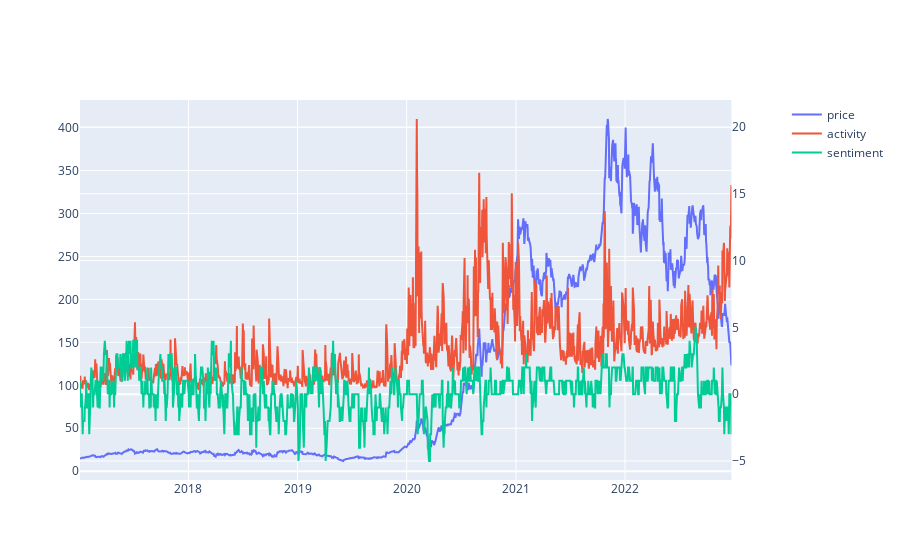

Notebook cell for this chart:
### Code cell
stock = combined[combined['ticker'] == 'TSLA'].copy()
stock = stock.sort_values(by='date')

# Create figure with secondary y-axis
fig = make_subplots(specs=[[{"secondary_y": True}]])

fig.add_trace(
    go.Scatter(x=stock['date'], y=stock['closeadj'], name="price"),
    secondary_y=False,
)

fig.add_trace(
    go.Scatter(x=stock['date'], y=stock['rtat_activity']*100, name="activity"),
    secondary_y=True,
)

fig.add_trace(
    go.Scatter(x=stock['date'], y=stock['rtat_sentiment'], name="sentiment"),
    secondary_y=True,
)
fig.show()

### Figure 1 — Plotly figure (JSON) as saved in the notebook; plotly's stock layout.template omitted (floating-point values rounded to 4 significant figures; data arrays with more than 128 entries replaced by an {"elided": "..."} marker saying what was removed)
{"data": [{"name": "price", "type": "scatter", "x": {"elided": "1506 str values"}, "xaxis": "x", "y": {"elided": "1506 float values"}, "yaxis": "y"}, {"name": "activity", "type": "scatter", "x": {"elided": "1506 str values"}, "xaxis": "x", "y": {"elided": "1506 float values"}, "yaxis": "y2"}, {"name": "sentiment", "type": "scatter", "x": {"elided": "1506 str values"}, "xaxis": "x", "y": {"elided": "1506 int values"}, "yaxis": "y2"}], "layout": {"xaxis": {"anchor": "y", "domain": [0, 0.94]}, "yaxis": {"anchor": "x", "domain": [0, 1]}, "yaxis2": {"anchor": "x", "overlaying": "y", "side": "right"}}}
